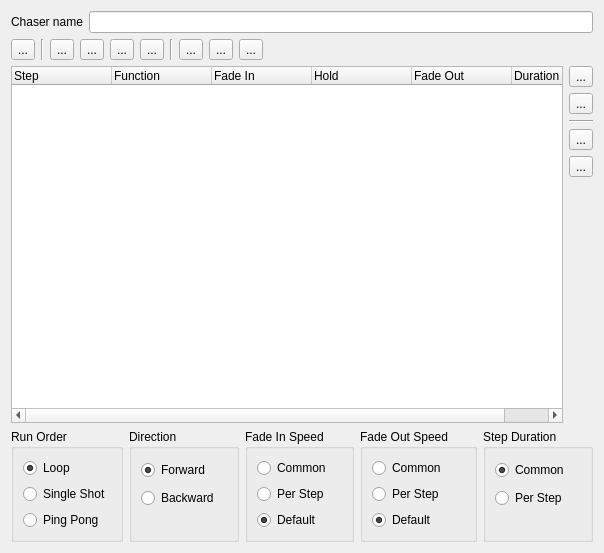
<?xml version="1.0" encoding="UTF-8"?>
<ui version="4.0">
 <class>ChaserEditor</class>
 <widget class="QWidget" name="ChaserEditor">
  <property name="geometry">
   <rect>
    <x>0</x>
    <y>0</y>
    <width>604</width>
    <height>553</height>
   </rect>
  </property>
  <property name="windowTitle">
   <string>Chaser editor</string>
  </property>
  <layout class="QGridLayout" name="gridLayout">
   <item row="2" column="0" rowspan="10" colspan="2">
    <widget class="QTreeWidget" name="m_tree">
     <property name="sizePolicy">
      <sizepolicy hsizetype="Expanding" vsizetype="Expanding">
       <horstretch>0</horstretch>
       <verstretch>1</verstretch>
      </sizepolicy>
     </property>
     <property name="alternatingRowColors">
      <bool>true</bool>
     </property>
     <property name="selectionMode">
      <enum>QAbstractItemView::ExtendedSelection</enum>
     </property>
     <property name="rootIsDecorated">
      <bool>false</bool>
     </property>
     <property name="itemsExpandable">
      <bool>false</bool>
     </property>
     <property name="allColumnsShowFocus">
      <bool>true</bool>
     </property>
     <property name="expandsOnDoubleClick">
      <bool>false</bool>
     </property>
     <column>
      <property name="text">
       <string>Step</string>
      </property>
     </column>
     <column>
      <property name="text">
       <string>Function</string>
      </property>
     </column>
     <column>
      <property name="text">
       <string>Fade In</string>
      </property>
     </column>
     <column>
      <property name="text">
       <string>Hold</string>
      </property>
     </column>
     <column>
      <property name="text">
       <string>Fade Out</string>
      </property>
     </column>
     <column>
      <property name="text">
       <string>Duration</string>
      </property>
     </column>
    </widget>
   </item>
   <item row="3" column="2">
    <widget class="QToolButton" name="m_remove">
     <property name="toolTip">
      <string>Remove the selected step</string>
     </property>
     <property name="text">
      <string notr="true">...</string>
     </property>
     <property name="icon">
      <iconset resource="qlcui.qrc">
       <normaloff>:/edit_remove.png</normaloff>:/edit_remove.png</iconset>
     </property>
     <property name="iconSize">
      <size>
       <width>24</width>
       <height>24</height>
      </size>
     </property>
    </widget>
   </item>
   <item row="0" column="0" colspan="3">
    <layout class="QHBoxLayout" name="horizontalLayout">
     <item>
      <widget class="QLabel" name="m_nameLabel">
       <property name="sizePolicy">
        <sizepolicy hsizetype="Preferred" vsizetype="Preferred">
         <horstretch>0</horstretch>
         <verstretch>0</verstretch>
        </sizepolicy>
       </property>
       <property name="text">
        <string>Chaser name</string>
       </property>
      </widget>
     </item>
     <item>
      <widget class="QLineEdit" name="m_nameEdit">
       <property name="sizePolicy">
        <sizepolicy hsizetype="Expanding" vsizetype="Fixed">
         <horstretch>0</horstretch>
         <verstretch>0</verstretch>
        </sizepolicy>
       </property>
       <property name="toolTip">
        <string>Name of the chaser being edited</string>
       </property>
      </widget>
     </item>
    </layout>
   </item>
   <item row="12" column="0" colspan="3">
    <layout class="QHBoxLayout" name="horizontalLayout_2">
     <item>
      <widget class="QGroupBox" name="groupBox">
       <property name="title">
        <string>Run Order</string>
       </property>
       <layout class="QVBoxLayout" name="verticalLayout_2">
        <item>
         <widget class="QRadioButton" name="m_loop">
          <property name="toolTip">
           <string>Run through over and over again</string>
          </property>
          <property name="text">
           <string>Loop</string>
          </property>
          <property name="checked">
           <bool>true</bool>
          </property>
         </widget>
        </item>
        <item>
         <widget class="QRadioButton" name="m_singleShot">
          <property name="toolTip">
           <string>Run through once and stop</string>
          </property>
          <property name="text">
           <string>Single Shot</string>
          </property>
         </widget>
        </item>
        <item>
         <widget class="QRadioButton" name="m_pingPong">
          <property name="toolTip">
           <string>Switch direction at both ends</string>
          </property>
          <property name="text">
           <string>Ping Pong</string>
          </property>
         </widget>
        </item>
       </layout>
      </widget>
     </item>
     <item>
      <widget class="QGroupBox" name="groupBox_2">
       <property name="title">
        <string>Direction</string>
       </property>
       <layout class="QVBoxLayout" name="verticalLayout_3">
        <item>
         <widget class="QRadioButton" name="m_forward">
          <property name="toolTip">
           <string>Start from the first step</string>
          </property>
          <property name="text">
           <string>Forward</string>
          </property>
          <property name="checked">
           <bool>true</bool>
          </property>
         </widget>
        </item>
        <item>
         <widget class="QRadioButton" name="m_backward">
          <property name="toolTip">
           <string>Start from the last step</string>
          </property>
          <property name="text">
           <string>Backward</string>
          </property>
         </widget>
        </item>
        <item>
         <spacer name="verticalSpacer">
          <property name="orientation">
           <enum>Qt::Vertical</enum>
          </property>
          <property name="sizeType">
           <enum>QSizePolicy::Maximum</enum>
          </property>
          <property name="sizeHint" stdset="0">
           <size>
            <width>20</width>
            <height>20</height>
           </size>
          </property>
         </spacer>
        </item>
       </layout>
      </widget>
     </item>
     <item>
      <widget class="QGroupBox" name="m_fadeInGroup">
       <property name="title">
        <string>Fade In Speed</string>
       </property>
       <layout class="QGridLayout" name="gridLayout_2">
        <item row="1" column="0">
         <widget class="QRadioButton" name="m_fadeInCommonRadio">
          <property name="toolTip">
           <string>All steps have common fade in speed set by the chaser</string>
          </property>
          <property name="text">
           <string>Common</string>
          </property>
         </widget>
        </item>
        <item row="2" column="0">
         <widget class="QRadioButton" name="m_fadeInPerStepRadio">
          <property name="toolTip">
           <string>Each step has its own fade in speed set by the chaser</string>
          </property>
          <property name="text">
           <string>Per Step</string>
          </property>
         </widget>
        </item>
        <item row="3" column="0">
         <widget class="QRadioButton" name="m_fadeInDefaultRadio">
          <property name="toolTip">
           <string>Use each function's own fade in speed</string>
          </property>
          <property name="text">
           <string>Default</string>
          </property>
          <property name="checked">
           <bool>true</bool>
          </property>
         </widget>
        </item>
       </layout>
      </widget>
     </item>
     <item>
      <widget class="QGroupBox" name="m_fadeOutGroup">
       <property name="title">
        <string>Fade Out Speed</string>
       </property>
       <layout class="QGridLayout" name="gridLayout_3">
        <item row="1" column="0">
         <widget class="QRadioButton" name="m_fadeOutCommonRadio">
          <property name="toolTip">
           <string>All steps have common fade out speed set by the chaser</string>
          </property>
          <property name="text">
           <string>Common</string>
          </property>
         </widget>
        </item>
        <item row="2" column="0">
         <widget class="QRadioButton" name="m_fadeOutPerStepRadio">
          <property name="toolTip">
           <string>Each step has its own fade out speed set by the chaser</string>
          </property>
          <property name="text">
           <string>Per Step</string>
          </property>
         </widget>
        </item>
        <item row="3" column="0">
         <widget class="QRadioButton" name="m_fadeOutDefaultRadio">
          <property name="toolTip">
           <string>Use each function's own fade out speed</string>
          </property>
          <property name="text">
           <string>Default</string>
          </property>
          <property name="checked">
           <bool>true</bool>
          </property>
         </widget>
        </item>
       </layout>
      </widget>
     </item>
     <item>
      <widget class="QGroupBox" name="m_durationGroup">
       <property name="title">
        <string>Step Duration</string>
       </property>
       <layout class="QGridLayout" name="gridLayout_4">
        <item row="1" column="0">
         <widget class="QRadioButton" name="m_durationCommonRadio">
          <property name="toolTip">
           <string>All steps have common step duration set by the chaser</string>
          </property>
          <property name="text">
           <string>Common</string>
          </property>
          <property name="checked">
           <bool>true</bool>
          </property>
         </widget>
        </item>
        <item row="2" column="0">
         <widget class="QRadioButton" name="m_durationPerStepRadio">
          <property name="toolTip">
           <string>Each step has its own duration set by the chaser</string>
          </property>
          <property name="text">
           <string>Per Step</string>
          </property>
         </widget>
        </item>
        <item row="3" column="0">
         <spacer name="verticalSpacer_2">
          <property name="orientation">
           <enum>Qt::Vertical</enum>
          </property>
          <property name="sizeType">
           <enum>QSizePolicy::Maximum</enum>
          </property>
          <property name="sizeHint" stdset="0">
           <size>
            <width>20</width>
            <height>20</height>
           </size>
          </property>
         </spacer>
        </item>
       </layout>
      </widget>
     </item>
    </layout>
   </item>
   <item row="6" column="2">
    <widget class="QToolButton" name="m_lower">
     <property name="toolTip">
      <string>Lower the selected step once</string>
     </property>
     <property name="text">
      <string notr="true">...</string>
     </property>
     <property name="icon">
      <iconset resource="qlcui.qrc">
       <normaloff>:/down.png</normaloff>:/down.png</iconset>
     </property>
     <property name="iconSize">
      <size>
       <width>24</width>
       <height>24</height>
      </size>
     </property>
    </widget>
   </item>
   <item row="4" column="2">
    <widget class="Line" name="line">
     <property name="orientation">
      <enum>Qt::Horizontal</enum>
     </property>
    </widget>
   </item>
   <item row="7" column="2" rowspan="5">
    <spacer>
     <property name="orientation">
      <enum>Qt::Vertical</enum>
     </property>
     <property name="sizeHint" stdset="0">
      <size>
       <width>20</width>
       <height>40</height>
      </size>
     </property>
    </spacer>
   </item>
   <item row="1" column="0">
    <layout class="QHBoxLayout" name="horizontalLayout_3">
     <item>
      <widget class="QToolButton" name="m_speeddial">
       <property name="toolTip">
        <string>Show/Hide speed dial window</string>
       </property>
       <property name="text">
        <string>...</string>
       </property>
       <property name="icon">
        <iconset resource="qlcui.qrc">
         <normaloff>:/speed.png</normaloff>:/speed.png</iconset>
       </property>
       <property name="iconSize">
        <size>
         <width>28</width>
         <height>28</height>
        </size>
       </property>
       <property name="checkable">
        <bool>true</bool>
       </property>
      </widget>
     </item>
     <item>
      <widget class="Line" name="line_2">
       <property name="orientation">
        <enum>Qt::Vertical</enum>
       </property>
      </widget>
     </item>
     <item>
      <widget class="QToolButton" name="m_testPlayButton">
       <property name="toolTip">
        <string>See what the chaser does when it is run</string>
       </property>
       <property name="text">
        <string>...</string>
       </property>
       <property name="icon">
        <iconset resource="qlcui.qrc">
         <normaloff>:/player_play.png</normaloff>:/player_play.png</iconset>
       </property>
       <property name="iconSize">
        <size>
         <width>28</width>
         <height>28</height>
        </size>
       </property>
      </widget>
     </item>
     <item>
      <widget class="QToolButton" name="m_testStopButton">
       <property name="toolTip">
        <string>Stop the chaser if running</string>
       </property>
       <property name="text">
        <string>...</string>
       </property>
       <property name="icon">
        <iconset resource="qlcui.qrc">
         <normaloff>:/player_stop.png</normaloff>:/player_stop.png</iconset>
       </property>
       <property name="iconSize">
        <size>
         <width>28</width>
         <height>28</height>
        </size>
       </property>
      </widget>
     </item>
     <item>
      <widget class="QToolButton" name="m_testPreviousButton">
       <property name="toolTip">
        <string>Skip to the previous step</string>
       </property>
       <property name="text">
        <string>...</string>
       </property>
       <property name="icon">
        <iconset resource="qlcui.qrc">
         <normaloff>:/back.png</normaloff>:/back.png</iconset>
       </property>
       <property name="iconSize">
        <size>
         <width>28</width>
         <height>28</height>
        </size>
       </property>
      </widget>
     </item>
     <item>
      <widget class="QToolButton" name="m_testNextButton">
       <property name="toolTip">
        <string>Skip to the next step</string>
       </property>
       <property name="text">
        <string>...</string>
       </property>
       <property name="icon">
        <iconset resource="qlcui.qrc">
         <normaloff>:/forward.png</normaloff>:/forward.png</iconset>
       </property>
       <property name="iconSize">
        <size>
         <width>28</width>
         <height>28</height>
        </size>
       </property>
      </widget>
     </item>
     <item>
      <widget class="Line" name="line_4">
       <property name="orientation">
        <enum>Qt::Vertical</enum>
       </property>
      </widget>
     </item>
     <item>
      <widget class="QToolButton" name="m_copyButton">
       <property name="text">
        <string notr="true">...</string>
       </property>
       <property name="icon">
        <iconset resource="qlcui.qrc">
         <normaloff>:/editcopy.png</normaloff>:/editcopy.png</iconset>
       </property>
       <property name="iconSize">
        <size>
         <width>28</width>
         <height>28</height>
        </size>
       </property>
      </widget>
     </item>
     <item>
      <widget class="QToolButton" name="m_cutButton">
       <property name="text">
        <string notr="true">...</string>
       </property>
       <property name="icon">
        <iconset resource="qlcui.qrc">
         <normaloff>:/editcut.png</normaloff>:/editcut.png</iconset>
       </property>
       <property name="iconSize">
        <size>
         <width>28</width>
         <height>28</height>
        </size>
       </property>
      </widget>
     </item>
     <item>
      <widget class="QToolButton" name="m_pasteButton">
       <property name="text">
        <string notr="true">...</string>
       </property>
       <property name="icon">
        <iconset resource="qlcui.qrc">
         <normaloff>:/editpaste.png</normaloff>:/editpaste.png</iconset>
       </property>
       <property name="iconSize">
        <size>
         <width>28</width>
         <height>28</height>
        </size>
       </property>
      </widget>
     </item>
    </layout>
   </item>
   <item row="2" column="2">
    <widget class="QToolButton" name="m_add">
     <property name="toolTip">
      <string>Add step(s) to the current position</string>
     </property>
     <property name="text">
      <string notr="true">...</string>
     </property>
     <property name="icon">
      <iconset resource="qlcui.qrc">
       <normaloff>:/edit_add.png</normaloff>:/edit_add.png</iconset>
     </property>
     <property name="iconSize">
      <size>
       <width>24</width>
       <height>24</height>
      </size>
     </property>
    </widget>
   </item>
   <item row="5" column="2">
    <widget class="QToolButton" name="m_raise">
     <property name="toolTip">
      <string>Raise the selected step once</string>
     </property>
     <property name="text">
      <string notr="true">...</string>
     </property>
     <property name="icon">
      <iconset resource="qlcui.qrc">
       <normaloff>:/up.png</normaloff>:/up.png</iconset>
     </property>
     <property name="iconSize">
      <size>
       <width>24</width>
       <height>24</height>
      </size>
     </property>
    </widget>
   </item>
  </layout>
 </widget>
 <resources>
  <include location="qlcui.qrc"/>
  <include location="qlcui.qrc"/>
 </resources>
 <connections/>
</ui>
